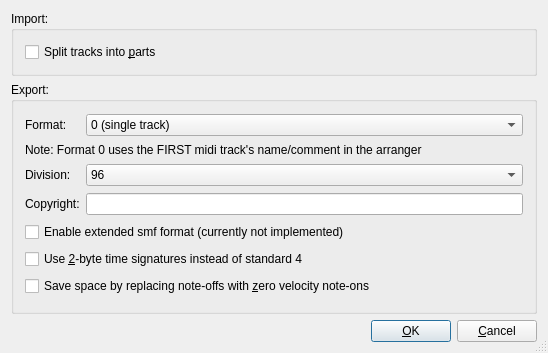
<?xml version="1.0" encoding="UTF-8"?>
<ui version="4.0">
 <class>ConfigMidiFileBase</class>
 <widget class="QDialog" name="ConfigMidiFileBase">
  <property name="geometry">
   <rect>
    <x>0</x>
    <y>0</y>
    <width>548</width>
    <height>353</height>
   </rect>
  </property>
  <property name="windowTitle">
   <string>MusE: Config Midi File Import/Export</string>
  </property>
  <property name="sizeGripEnabled">
   <bool>true</bool>
  </property>
  <layout class="QVBoxLayout">
   <item>
    <widget class="QGroupBox" name="midiImportGroupBox">
     <property name="sizePolicy">
      <sizepolicy hsizetype="Preferred" vsizetype="Minimum">
       <horstretch>0</horstretch>
       <verstretch>0</verstretch>
      </sizepolicy>
     </property>
     <property name="title">
      <string>Import:</string>
     </property>
     <layout class="QGridLayout">
      <item row="0" column="0">
       <widget class="QCheckBox" name="splitPartsCheckBox">
        <property name="toolTip">
         <string>Split tracks into parts, or one single part</string>
        </property>
        <property name="text">
         <string>Split tracks into &amp;parts</string>
        </property>
        <property name="shortcut">
         <string>Alt+P</string>
        </property>
       </widget>
      </item>
     </layout>
    </widget>
   </item>
   <item>
    <widget class="QGroupBox" name="midiExportGroupBox">
     <property name="sizePolicy">
      <sizepolicy hsizetype="Preferred" vsizetype="Expanding">
       <horstretch>0</horstretch>
       <verstretch>0</verstretch>
      </sizepolicy>
     </property>
     <property name="title">
      <string>Export:</string>
     </property>
     <layout class="QGridLayout">
      <item row="3" column="1">
       <widget class="QLineEdit" name="copyrightEdit"/>
      </item>
      <item row="2" column="1">
       <widget class="QComboBox" name="divisionCombo">
        <item>
         <property name="text">
          <string>96</string>
         </property>
        </item>
        <item>
         <property name="text">
          <string>192</string>
         </property>
        </item>
        <item>
         <property name="text">
          <string>384</string>
         </property>
        </item>
       </widget>
      </item>
      <item row="4" column="0" colspan="2">
       <widget class="QCheckBox" name="extendedFormat">
        <property name="enabled">
         <bool>true</bool>
        </property>
        <property name="text">
         <string>Enable extended smf format (currently not implemented)</string>
        </property>
       </widget>
      </item>
      <item row="5" column="0" colspan="2">
       <widget class="QCheckBox" name="twoByteTimeSigs">
        <property name="text">
         <string>Use &amp;2-byte time signatures instead of standard 4</string>
        </property>
        <property name="shortcut">
         <string>Alt+2</string>
        </property>
       </widget>
      </item>
      <item row="3" column="0">
       <widget class="QLabel" name="textLabel2">
        <property name="text">
         <string>Copyright:</string>
        </property>
        <property name="wordWrap">
         <bool>false</bool>
        </property>
       </widget>
      </item>
      <item row="0" column="0">
       <widget class="QLabel" name="textLabel3">
        <property name="text">
         <string>Format:</string>
        </property>
        <property name="wordWrap">
         <bool>false</bool>
        </property>
       </widget>
      </item>
      <item row="1" column="0" colspan="2">
       <widget class="QLabel" name="textLabel4">
        <property name="sizePolicy">
         <sizepolicy hsizetype="Preferred" vsizetype="Maximum">
          <horstretch>0</horstretch>
          <verstretch>0</verstretch>
         </sizepolicy>
        </property>
        <property name="text">
         <string>Note: Format 0 uses the FIRST midi track's name/comment in the arranger</string>
        </property>
        <property name="wordWrap">
         <bool>false</bool>
        </property>
       </widget>
      </item>
      <item row="2" column="0">
       <widget class="QLabel" name="textLabel1">
        <property name="text">
         <string>Division:</string>
        </property>
        <property name="wordWrap">
         <bool>false</bool>
        </property>
       </widget>
      </item>
      <item row="6" column="0" colspan="2">
       <widget class="QCheckBox" name="optNoteOffs">
        <property name="text">
         <string>Save space by replacing note-offs with &amp;zero velocity note-ons</string>
        </property>
        <property name="shortcut">
         <string>Alt+Z</string>
        </property>
       </widget>
      </item>
      <item row="0" column="1">
       <widget class="QComboBox" name="formatCombo">
        <item>
         <property name="text">
          <string>0 (single track)</string>
         </property>
        </item>
        <item>
         <property name="text">
          <string>1 (multiple tracks)</string>
         </property>
        </item>
       </widget>
      </item>
     </layout>
    </widget>
   </item>
   <item>
    <layout class="QHBoxLayout">
     <property name="spacing">
      <number>6</number>
     </property>
     <property name="margin">
      <number>0</number>
     </property>
     <item>
      <spacer name="Horizontal Spacing2">
       <property name="orientation">
        <enum>Qt::Horizontal</enum>
       </property>
       <property name="sizeType">
        <enum>QSizePolicy::Expanding</enum>
       </property>
       <property name="sizeHint" stdset="0">
        <size>
         <width>20</width>
         <height>20</height>
        </size>
       </property>
      </spacer>
     </item>
     <item>
      <widget class="QPushButton" name="buttonOk">
       <property name="text">
        <string>&amp;OK</string>
       </property>
       <property name="shortcut">
        <string/>
       </property>
       <property name="autoDefault">
        <bool>true</bool>
       </property>
       <property name="default">
        <bool>true</bool>
       </property>
      </widget>
     </item>
     <item>
      <widget class="QPushButton" name="buttonCancel">
       <property name="text">
        <string>&amp;Cancel</string>
       </property>
       <property name="shortcut">
        <string/>
       </property>
       <property name="autoDefault">
        <bool>true</bool>
       </property>
      </widget>
     </item>
    </layout>
   </item>
  </layout>
 </widget>
 <layoutdefault spacing="6" margin="11"/>
 <resources/>
 <connections>
  <connection>
   <sender>buttonOk</sender>
   <signal>clicked()</signal>
   <receiver>ConfigMidiFileBase</receiver>
   <slot>accept()</slot>
   <hints>
    <hint type="sourcelabel">
     <x>20</x>
     <y>20</y>
    </hint>
    <hint type="destinationlabel">
     <x>20</x>
     <y>20</y>
    </hint>
   </hints>
  </connection>
  <connection>
   <sender>buttonCancel</sender>
   <signal>clicked()</signal>
   <receiver>ConfigMidiFileBase</receiver>
   <slot>reject()</slot>
   <hints>
    <hint type="sourcelabel">
     <x>20</x>
     <y>20</y>
    </hint>
    <hint type="destinationlabel">
     <x>20</x>
     <y>20</y>
    </hint>
   </hints>
  </connection>
 </connections>
</ui>
